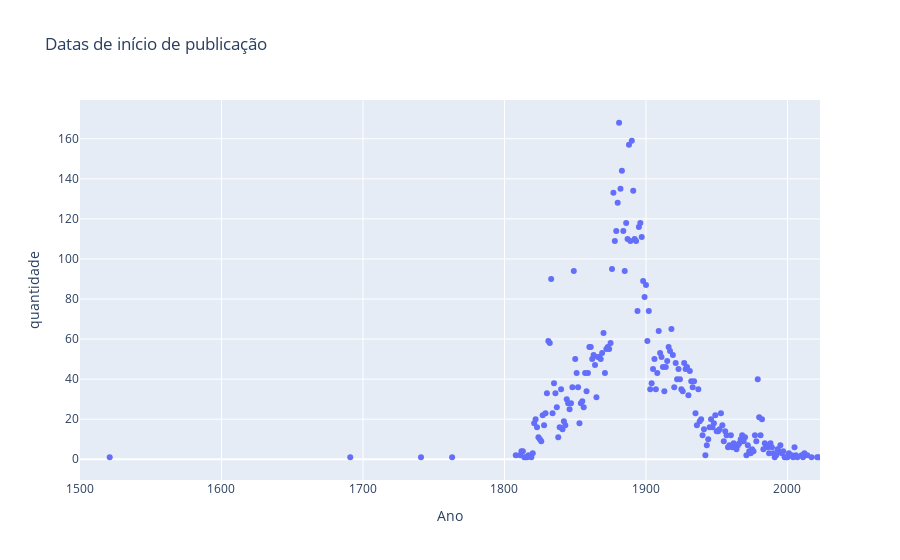

The notebook cell saved with this chart:
### Markdown cell above
Não há erros no fim. Podemos prosseguir para a visualização dos dados.

### Code cell
# excluir registros menor que 1000
df_bdate = df_bdate[df_bdate['Ano'] > 999]

# Criar scatter plot com os dados de datas de publicação com as datas de publicação no eixo Y
fig2 = px.scatter(df_bdate, x='Ano', y='quantidade', title='Datas de início de publicação')
# adcionar mais anos no eixo x
fig2.update_xaxes(range=[1500, 2023])
fig2.show()
# salvar gráfico
fig2.write_image('./charts/fig2.png')

### Figure 1 — Plotly figure (JSON) as saved in the notebook; plotly's stock layout.template omitted (floating-point values rounded to 4 significant figures; data arrays with more than 128 entries replaced by an {"elided": "..."} marker saying what was removed)
{"data": [{"hovertemplate": "Ano=%{x}<br>quantidade=%{y}<extra></extra>", "legendgroup": "", "marker": {"color": "#636efa", "symbol": "circle"}, "mode": "markers", "name": "", "orientation": "v", "showlegend": false, "type": "scatter", "x": {"elided": "208 int values"}, "xaxis": "x", "y": {"elided": "208 int values"}, "yaxis": "y"}], "layout": {"legend": {"tracegroupgap": 0}, "title": {"text": "Datas de início de publicação"}, "xaxis": {"anchor": "y", "domain": [0, 1], "range": [1500, 2023], "title": {"text": "Ano"}}, "yaxis": {"anchor": "x", "domain": [0, 1], "title": {"text": "quantidade"}}}}
